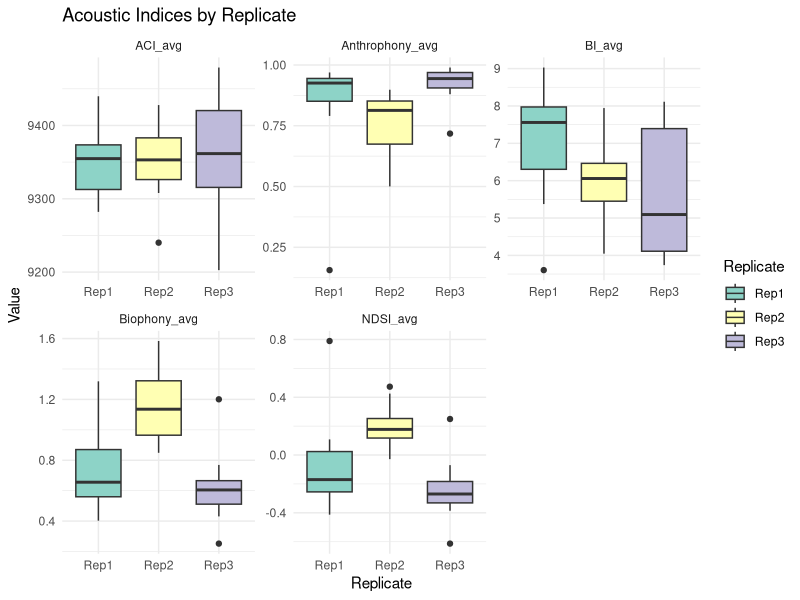
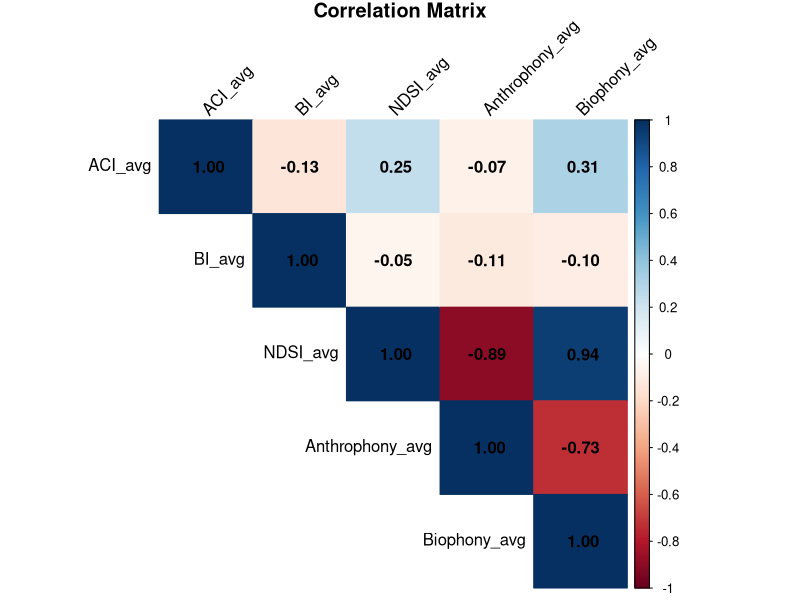
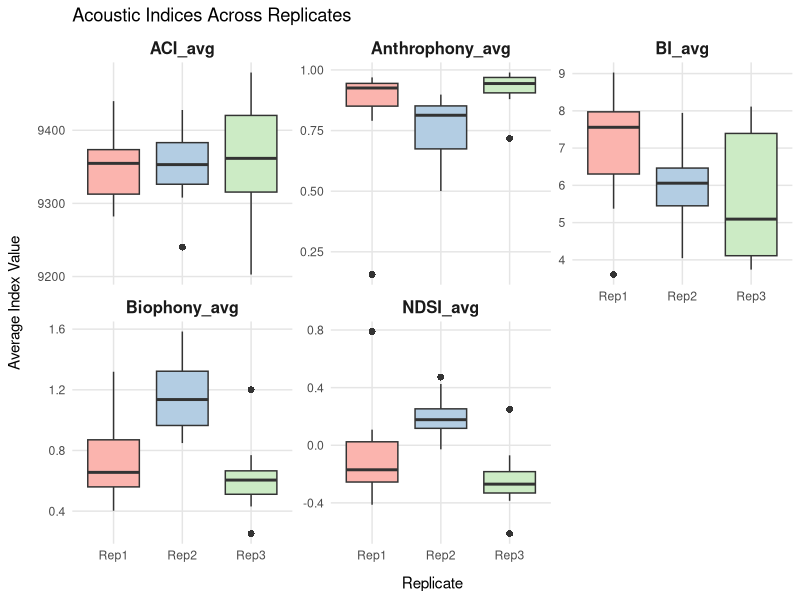
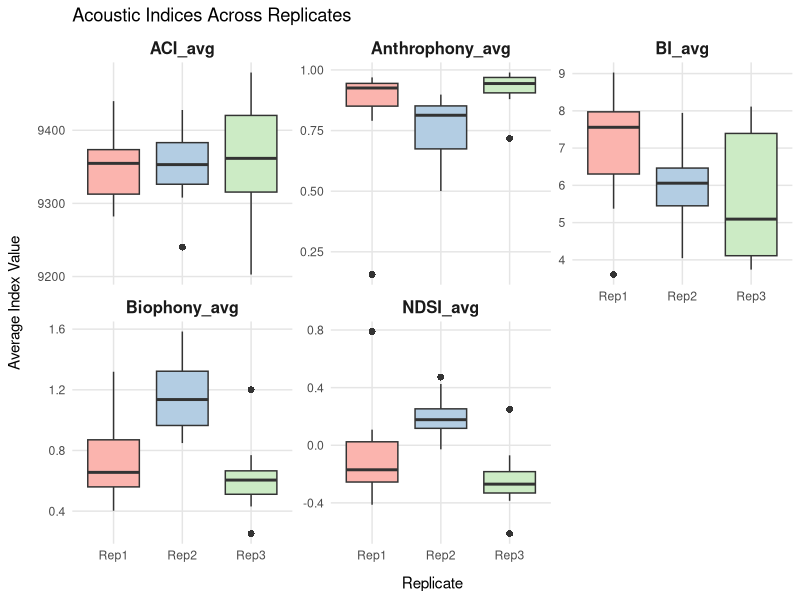

Recreate these plots in R, in order.
# 1. Load necessary libraries
# install.packages(c("tidyverse", "corrplot", "ggpubr")) # Run this if you don't have them
library(tidyverse)
library(corrplot)
library(ggpubr)

# 2. Load the dataset
df <- read.csv("guquarter.csv")

# 3. Data Inspection
print("--- Data Summary ---")
summary(df)

# 4. Boxplots for each index by Replicate
# Reshape data for easier plotting with ggplot
df_long <- df %>%
  pivot_longer(cols = c(ACI_avg, BI_avg, NDSI_avg, Anthrophony_avg, Biophony_avg),
               names_to = "Index", 
               values_to = "Value")

ggplot(df_long, aes(x = Replicate, y = Value, fill = Replicate)) +
  geom_boxplot() +
  facet_wrap(~Index, scales = "free") +
  theme_minimal() +
  labs(title = "Acoustic Indices by Replicate", y = "Value") +
  scale_fill_brewer(palette = "Set3")

# 5. Correlation Matrix
# Select only numeric columns
numeric_cols <- df %>% select(ACI_avg, BI_avg, NDSI_avg, Anthrophony_avg, Biophony_avg)
cor_matrix <- cor(numeric_cols)

# Plot Heatmap
corrplot(cor_matrix, method = "color", addCoef.col = "black", 
         type = "upper", tl.col = "black", tl.srt = 45,
         title = "Correlation Matrix", mar = c(0,0,1,0))

# 6. Statistical Analysis: ANOVA and Tukey HSD
indices <- c("ACI_avg", "BI_avg", "NDSI_avg", "Anthrophony_avg", "Biophony_avg")

cat("\n--- Statistical Test Results ---\n")

for (idx in indices) {
  cat("\n----------------------------------\n")
  cat("Testing Index:", idx, "\n")
  
  # Run ANOVA
  formula <- as.formula(paste(idx, "~ Replicate"))
  res_anova <- aov(formula, data = df)
  
  # Print ANOVA summary
  print(summary(res_anova))
  
  # If p-value < 0.05, run Tukey HSD
  p_val <- summary(res_anova)[[1]][["Pr(>F)"]][1]
  if (p_val < 0.05) {
    cat("\nSignificant result found. Running Tukey HSD:\n")
    print(TukeyHSD(res_anova))
  } else {
    cat("\nNo significant difference (p > 0.05)\n")
  }
}

# 7. Grouped Means Summary Table
replicate_summary <- df %>%
  group_by(Replicate) %>%
  summarise(across(where(is.numeric), mean, na.rm = TRUE))

print(replicate_summary)


# 1. Load necessary libraries
library(tidyverse) # includes ggplot2, tidyr, and dplyr

# 2. Load your data
df <- read.csv("guquarter.csv")

# 3. Reshape the data from 'wide' to 'long' format
# This is required for ggplot to create facets automatically
df_long <- df %>%
  pivot_longer(
    cols = c(ACI_avg, BI_avg, NDSI_avg, Anthrophony_avg, Biophony_avg),
    names_to = "Index", 
    values_to = "Value"
  ) %>%
  # Ensure Replicates are in the correct order on the X-axis
  mutate(Replicate = factor(Replicate, levels = c("Rep1", "Rep2", "Rep3")))

# 4. Create the faceted boxplot
ggplot(df_long, aes(x = Replicate, y = Value, fill = Replicate)) +
  geom_boxplot(outlier.shape = 16, outlier.size = 2) +
  # Create a 2x3 grid (matching the Python layout)
  facet_wrap(~Index, scales = "free_y", ncol = 3) + 
  # Apply a clean white grid theme similar to Seaborn's whitegrid
  theme_minimal() +
  theme(
    strip.text = element_text(face = "bold", size = 12), # Style of subplot titles
    panel.grid.major = element_line(color = "grey90"),
    panel.grid.minor = element_blank(),
    legend.position = "none", # Hide legend since X-axis labels are sufficient
    axis.title.x = element_text(margin = margin(t = 10)),
    axis.title.y = element_text(margin = margin(r = 10))
  ) +
  labs(
    title = "Acoustic Indices Across Replicates",
    x = "Replicate",
    y = "Average Index Value"
  ) +
  # Optional: Choose a color palette
  scale_fill_brewer(palette = "Pastel1")

# 5. Save the plot
ggsave("indices_by_replicate_R2.png", width = 12, height = 8, dpi = 300)
